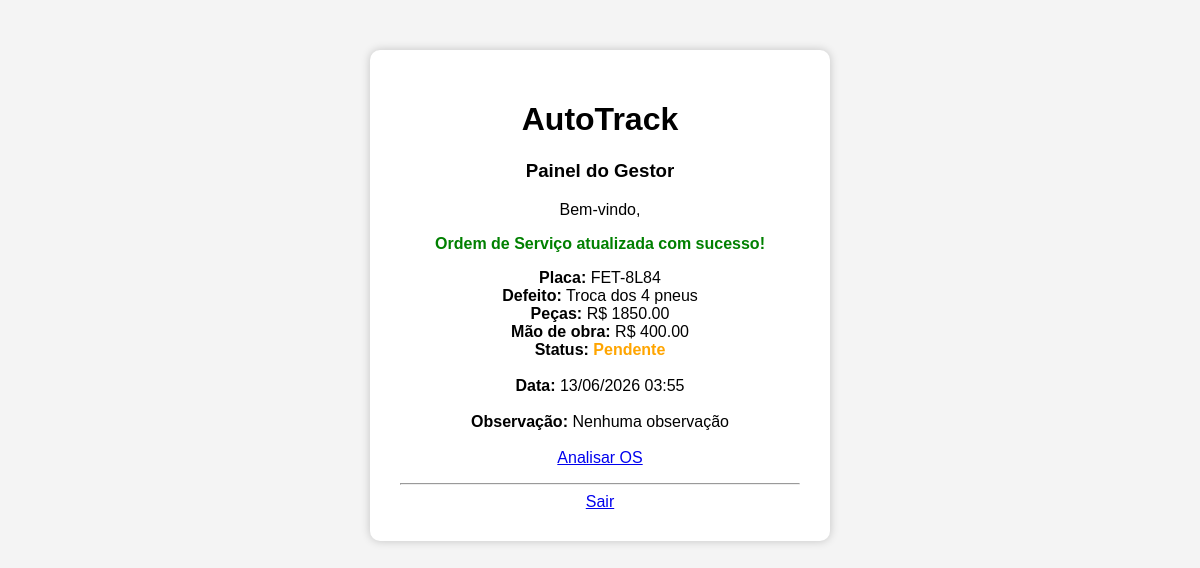
Page /gestor/dashboard.php?msg=atualizada on the committed database.
### tables this page shows
CREATE TABLE `ordens_servico` (
  `id` int(11) NOT NULL,
  `placa` varchar(10) NOT NULL,
  `defeito` text NOT NULL,
  `valor_pecas` decimal(10,2) NOT NULL,
  `valor_mao_obra` decimal(10,2) NOT NULL,
  `status` enum('Pendente','Aprovada','Reprovada') DEFAULT 'Pendente',
  `usuario_id` int(11) DEFAULT NULL,
  `data_criacao` timestamp NOT NULL DEFAULT current_timestamp(),
  `observacao` text DEFAULT NULL
);

### gestor/dashboard.php (the view, shortened to what this page needs)
<?php
include("../config/conexao.php");
$sql = "SELECT * FROM ordens_servico WHERE status = 'Pendente'";
$resultado = $conn->query($sql);
?>
<!DOCTYPE html>
<html lang="pt-BR">
<head>
    <link rel="stylesheet" href="../css/estilo.css">
</head>
<body>
<div class="container">
    <h1>AutoTrack</h1>
    <h3>Painel do Gestor</h3>
    <p>Bem-vindo, <?php echo $_SESSION['nome']; ?></p>
    <?php
    if(isset($_GET['msg'])){
    if($_GET['msg'] == 'atualizada'){
        echo "<p style='color:green; font-weight:bold;'>
                Ordem de Serviço atualizada com sucesso!
              </p>";
    }
    }
    ?>
    <?php while($os = $resultado->fetch_assoc()) { ?>
        <p>
            <strong>Placa:</strong> <?php echo $os['placa']; ?><br>
            <strong>Defeito:</strong> <?php echo $os['defeito']; ?><br>
            <strong>Peças:</strong> R$ <?php echo $os['valor_pecas']; ?><br>
            <strong>Mão de obra:</strong> R$ <?php echo $os['valor_mao_obra']; ?><br>
            <strong>Status:</strong>
            <span class="<?php echo strtolower($os['status']); ?>">
            <?php echo $os['status']; ?>
            </span><br><br>
            <strong>Data:</strong>
            <?php echo date("d/m/Y H:i", strtotime($os['data_criacao'])); ?>
            <br><br>
            <strong>Observação:</strong>
            <?php
            if(!empty($os['observacao'])){
            echo $os['observacao'];
            }else{
            echo "Nenhuma observação";
            }
            ?>
            <br><br>
            <a href="analisar.php?id=<?php echo $os['id']; ?>">
                Analisar OS
            </a>
        </p>
        <hr>
    <?php } ?>
    <a href="../logout.php">Sair</a>
</div>
</body>
</html>

### css/estilo.css (style rules this page uses)
body { margin:0; padding:30px 0; font-family:Arial, Helvetica, sans-serif; background:#f4f4f4; display:flex; justify-content:center; align-items:flex-start; min-height:100vh; }
.container { background:white; padding:30px; width:400px; border-radius:10px; box-shadow:0 0 10px rgba(0,0,0,0.2); text-align:center; margin-top: 20px; margin-bottom: 20px; }
.pendente { color:orange; font-weight:bold; }

### rows in the picture
ordens_servico: placa "FET-8L84", defeito "Troca dos 4 pneus", valor_pecas "1850.00", valor_mao_obra "400.00", status "Pendente", data_criacao "13/06/2026 03:55", shows "Nenhuma observação"
